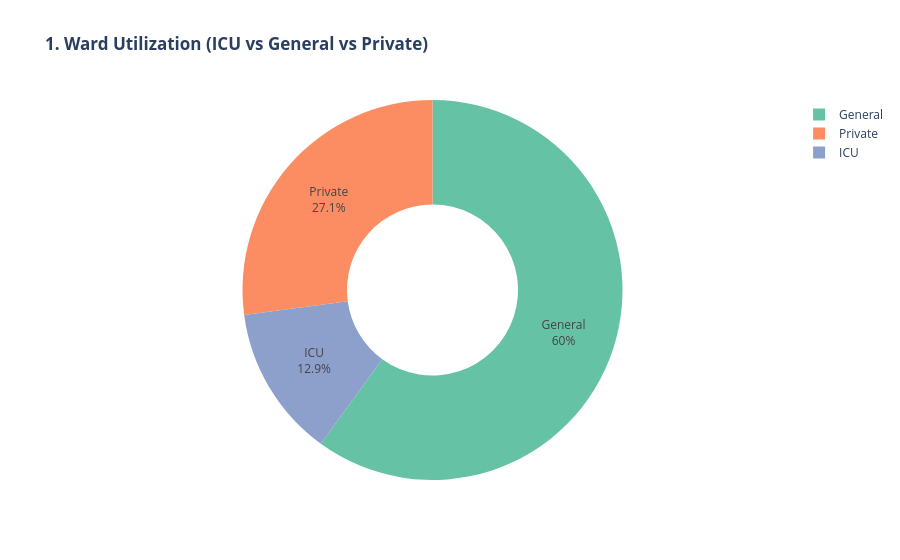
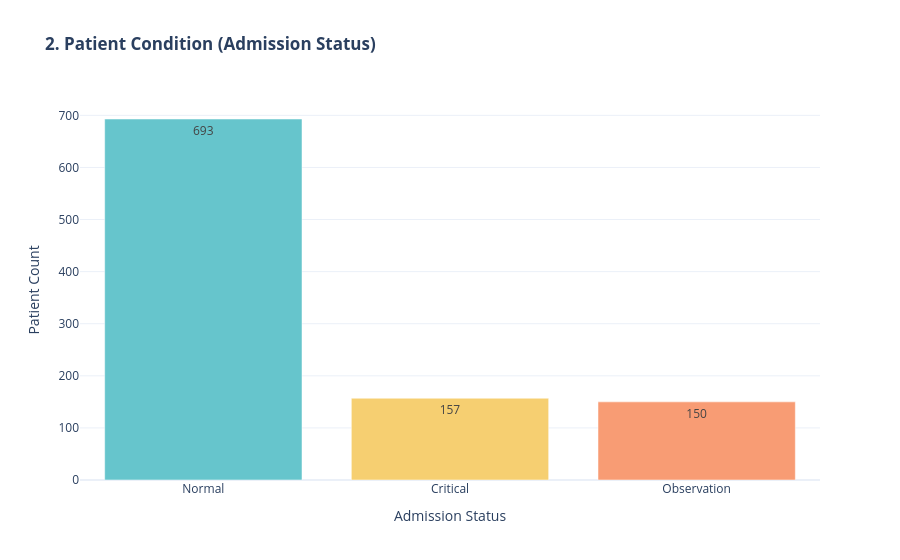
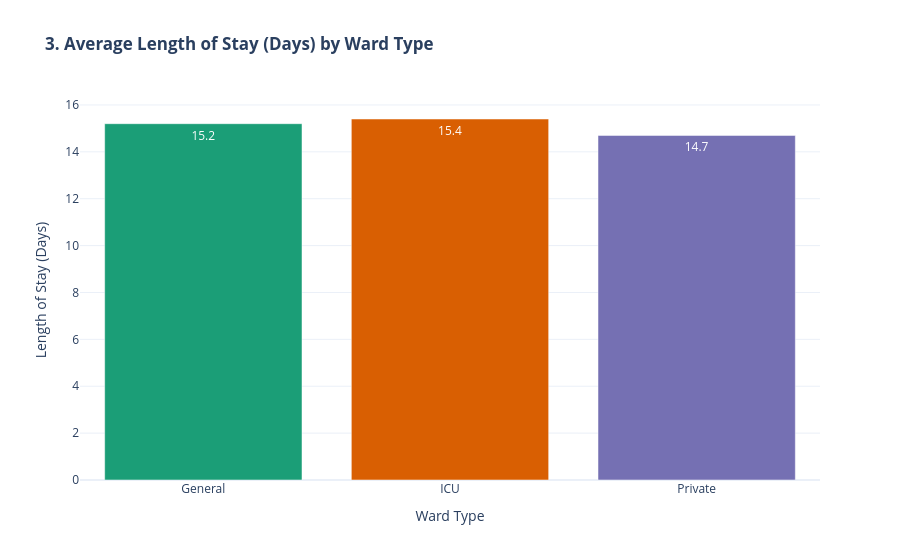

The notebook cell saved with these charts, in order:
### Code cell
import pandas as pd
import plotly.express as px

# -------------------------------------------------------------
file_path = r'C:\Users\Acer\Downloads\1_Hospital_Operation.xlsx'
# -------------------------------------------------------------

# File Read & Data Load
df_hosp = pd.read_excel(file_path, sheet_name='Raw Data')

# 1. Ward Utilization (Donut Chart)
ward_counts = df_hosp['Ward Type'].value_counts().reset_index()
ward_counts.columns = ['Ward Type', 'Patient Count']

fig_ward = px.pie(
    ward_counts, 
    names='Ward Type', 
    values='Patient Count',
    title='<b>1. Ward Utilization (ICU vs General vs Private)</b>',
    hole=0.45,
    color_discrete_sequence=px.colors.qualitative.Set2
)
fig_ward.update_traces(textinfo='percent+label')
fig_ward.show()

# 2. Admission Status (Bar Chart)
status_counts = df_hosp['Admission Status'].value_counts().reset_index()
status_counts.columns = ['Admission Status', 'Patient Count']

fig_status = px.bar(
    status_counts, 
    x='Admission Status', 
    y='Patient Count',
    color='Admission Status',
    title='<b>2. Patient Condition (Admission Status)</b>',
    text_auto=True,
    color_discrete_sequence=px.colors.qualitative.Pastel
)
fig_status.update_layout(showlegend=False, template='plotly_white')
fig_status.show()

# 3. Average Length of Stay by Ward (Bar Chart)
avg_stay_ward = df_hosp.groupby('Ward Type')['Length of Stay (Days)'].mean().reset_index()
avg_stay_ward['Length of Stay (Days)'] = avg_stay_ward['Length of Stay (Days)'].round(1)

fig_stay = px.bar(
    avg_stay_ward, 
    x='Ward Type', 
    y='Length of Stay (Days)',
    title='<b>3. Average Length of Stay (Days) by Ward Type</b>',
    text_auto=True,
    color='Ward Type',
    color_discrete_sequence=px.colors.qualitative.Dark2
)
fig_stay.update_layout(showlegend=False, template='plotly_white')
fig_stay.show()

### Figure 1 — Plotly figure (JSON) as saved in the notebook; plotly's stock layout.template omitted (floating-point values rounded to 4 significant figures)
{"data": [{"domain": {"x": [0, 1], "y": [0, 1]}, "hole": 0.45, "hovertemplate": "Ward Type=%{label}<br>Patient Count=%{value}<extra></extra>", "labels": ["General", "Private", "ICU"], "legendgroup": "", "name": "", "showlegend": true, "textinfo": "percent+label", "type": "pie", "values": [600, 271, 129]}], "layout": {"legend": {"tracegroupgap": 0}, "piecolorway": ["rgb(102,194,165)", "rgb(252,141,98)", "rgb(141,160,203)", "rgb(231,138,195)", "rgb(166,216,84)", "rgb(255,217,47)", "rgb(229,196,148)", "rgb(179,179,179)"], "title": {"text": "<b>1. Ward Utilization (ICU vs General vs Private)</b>"}}}

### Figure 2 — Plotly figure (JSON) as saved in the notebook; plotly's stock layout.template omitted (floating-point values rounded to 4 significant figures)
{"data": [{"hovertemplate": "Admission Status=%{x}<br>Patient Count=%{y}<extra></extra>", "legendgroup": "Normal", "marker": {"color": "rgb(102, 197, 204)", "pattern": {"shape": ""}}, "name": "Normal", "orientation": "v", "showlegend": true, "textposition": "auto", "texttemplate": "%{y}", "type": "bar", "x": ["Normal"], "xaxis": "x", "y": [693], "yaxis": "y"}, {"hovertemplate": "Admission Status=%{x}<br>Patient Count=%{y}<extra></extra>", "legendgroup": "Critical", "marker": {"color": "rgb(246, 207, 113)", "pattern": {"shape": ""}}, "name": "Critical", "orientation": "v", "showlegend": true, "textposition": "auto", "texttemplate": "%{y}", "type": "bar", "x": ["Critical"], "xaxis": "x", "y": [157], "yaxis": "y"}, {"hovertemplate": "Admission Status=%{x}<br>Patient Count=%{y}<extra></extra>", "legendgroup": "Observation", "marker": {"color": "rgb(248, 156, 116)", "pattern": {"shape": ""}}, "name": "Observation", "orientation": "v", "showlegend": true, "textposition": "auto", "texttemplate": "%{y}", "type": "bar", "x": ["Observation"], "xaxis": "x", "y": [150], "yaxis": "y"}], "layout": {"barmode": "relative", "legend": {"title": {"text": "Admission Status"}, "tracegroupgap": 0}, "showlegend": false, "title": {"text": "<b>2. Patient Condition (Admission Status)</b>"}, "xaxis": {"anchor": "y", "categoryarray": ["Normal", "Critical", "Observation"], "categoryorder": "array", "domain": [0, 1], "title": {"text": "Admission Status"}}, "yaxis": {"anchor": "x", "domain": [0, 1], "title": {"text": "Patient Count"}}}}

### Figure 3 — Plotly figure (JSON) as saved in the notebook; plotly's stock layout.template omitted (floating-point values rounded to 4 significant figures)
{"data": [{"hovertemplate": "Ward Type=%{x}<br>Length of Stay (Days)=%{y}<extra></extra>", "legendgroup": "General", "marker": {"color": "rgb(27,158,119)", "pattern": {"shape": ""}}, "name": "General", "orientation": "v", "showlegend": true, "textposition": "auto", "texttemplate": "%{y}", "type": "bar", "x": ["General"], "xaxis": "x", "y": [15.2], "yaxis": "y"}, {"hovertemplate": "Ward Type=%{x}<br>Length of Stay (Days)=%{y}<extra></extra>", "legendgroup": "ICU", "marker": {"color": "rgb(217,95,2)", "pattern": {"shape": ""}}, "name": "ICU", "orientation": "v", "showlegend": true, "textposition": "auto", "texttemplate": "%{y}", "type": "bar", "x": ["ICU"], "xaxis": "x", "y": [15.4], "yaxis": "y"}, {"hovertemplate": "Ward Type=%{x}<br>Length of Stay (Days)=%{y}<extra></extra>", "legendgroup": "Private", "marker": {"color": "rgb(117,112,179)", "pattern": {"shape": ""}}, "name": "Private", "orientation": "v", "showlegend": true, "textposition": "auto", "texttemplate": "%{y}", "type": "bar", "x": ["Private"], "xaxis": "x", "y": [14.7], "yaxis": "y"}], "layout": {"barmode": "relative", "legend": {"title": {"text": "Ward Type"}, "tracegroupgap": 0}, "showlegend": false, "title": {"text": "<b>3. Average Length of Stay (Days) by Ward Type</b>"}, "xaxis": {"anchor": "y", "categoryarray": ["General", "ICU", "Private"], "categoryorder": "array", "domain": [0, 1], "title": {"text": "Ward Type"}}, "yaxis": {"anchor": "x", "domain": [0, 1], "title": {"text": "Length of Stay (Days)"}}}}
